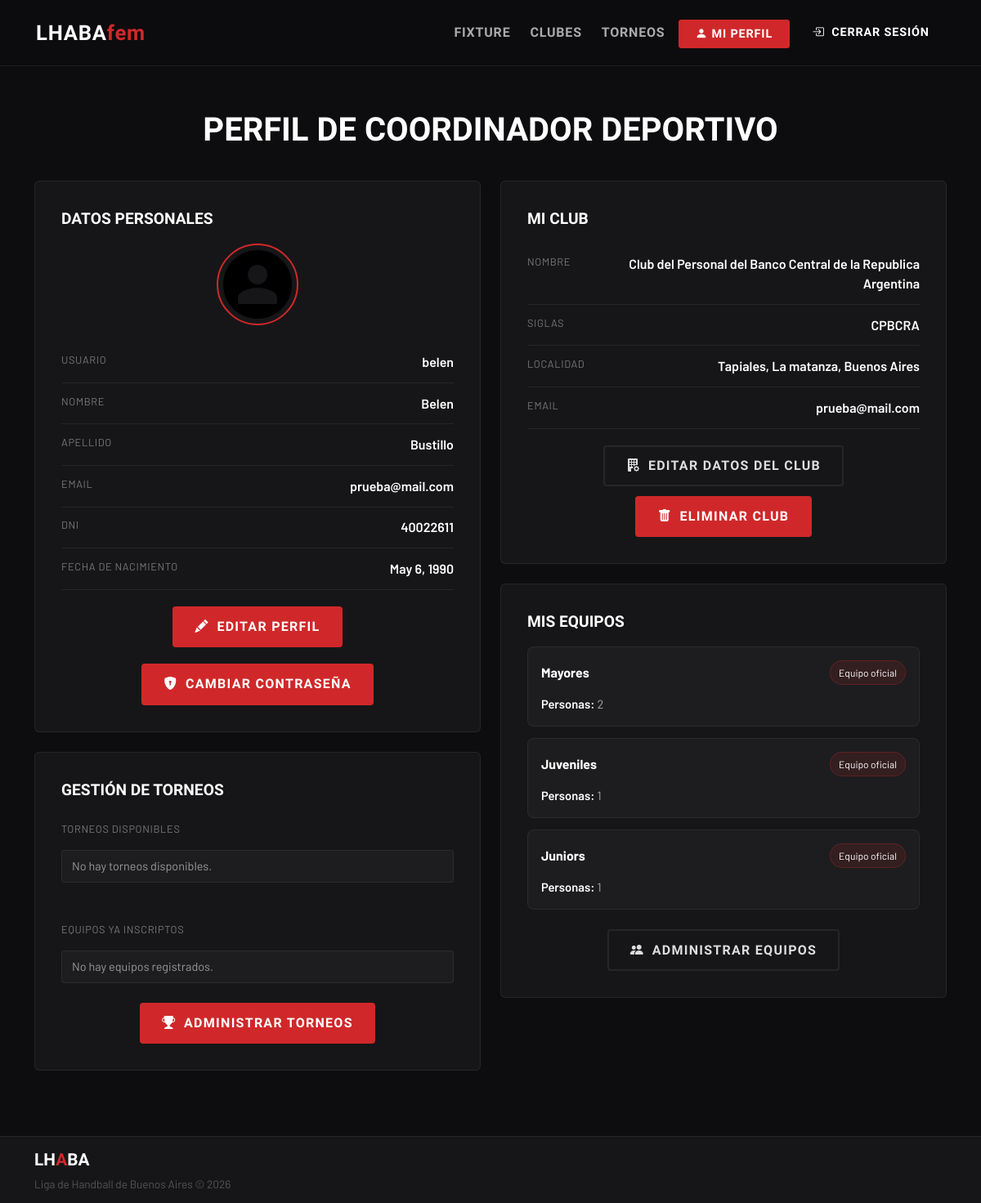
Page /perfil_coordinador/ (signed in) on the committed database.
### accounts/models.py (models this page shows, shortened)
class Profile(AbstractUser):
    avatar = models.ImageField(
        upload_to=upload_avatar_path,
        default="default/avatar.png",
        blank=True,
        null=True,
        verbose_name="Avatar"
    )
    fecha_de_nacimiento = models.DateField(null=True)
    dni = models.CharField(max_length=15, unique=True)

### clubes/models.py (models this page shows, shortened)
class ClubesRegistrados(models.Model):
    id = models.AutoField(primary_key=True)
    nombre_siglas = models.CharField(unique=True)
    nombre_completo = models.CharField()
    nombre_corto = models.CharField(max_length=30,null=True)
    localidad = models.CharField()
    email = models.EmailField()
    fecha_ingreso = models.DateField(auto_now_add=True)
    coordinador_deportivo = models.OneToOneField(
        "accounts.Profile",
        on_delete=models.CASCADE,
        null=False,
        blank=False,
        related_name="club"
    )

class Categoria(models.Model):
    id_categoria = models.AutoField(primary_key=True)
    nombre_categoria = models.CharField(max_length=30)

### accounts/views.py (the view)
# urls.py: path("perfil_coordinador/",ProfileDetailView.as_view(), name="profile_detail"),
class ProfileDetailView(LoginRequiredMixin, TemplateView):
    template_name = "accounts/profile_detail.html"
    def get_context_data(self, **kwargs):
        context = super().get_context_data(**kwargs)
        user = self.request.user
        if hasattr(user, "club"):
            categorias = Categoria.objects.filter(
                personarol__club=user.club
            ).distinct()
            context["equipos"] = categorias
        else:
            context["equipos"] = []
        return context

### accounts/templates/accounts/profile_detail.html (shortened to what this page needs)
{% extends 'index.html' %}
{% block princ_content %}
<div class="container-xl profile-container">
  <div class="page-header">
    <div class="page-title">Perfil de coordinador deportivo</div>
  </div>
  <div class="row g-4">
    <div class="col-md-6">
      <div class="card-detail">
        <div class="section-title-small">
          Datos personales
        </div>
        <div class="profile-avatar">
          <img src="{{ user.avatar.url }}" alt="Avatar">
        </div>
        <div class="detail-row">
          <div class="detail-label">Usuario</div>
          <div class="detail-value">{{ user.username }}</div>
        </div>
        <div class="detail-row">
          <div class="detail-label">Nombre</div>
          <div class="detail-value">{{ user.first_name }}</div>
        </div>
        <div class="detail-row">
          <div class="detail-label">Apellido</div>
          <div class="detail-value">{{ user.last_name }}</div>
        </div>
        <div class="detail-row">
          <div class="detail-label">Email</div>
          <div class="detail-value">{{ user.email }}</div>
        </div>
        <div class="detail-row">
          <div class="detail-label">DNI</div>
          <div class="detail-value">{{ user.dni }}</div>
        </div>
        <div class="detail-row">
          <div class="detail-label">Fecha de nacimiento</div>
          <div class="detail-value">
            {% if user.fecha_de_nacimiento %}
              {{ user.fecha_de_nacimiento }}
            {% else %}
              <span class="text-muted">No cargado</span>
            {% endif %}
          </div>
        </div>
        <div class="profile-actions">
          <a href="{% url 'profile_change' %}" class="btn-cta btn-cta-primary">
            <i class="bi bi-pencil-fill"></i>
            Editar perfil
          </a>
        </div>
        <div class="profile-actions">
          <a href="{% url 'pass_change' %}" class="btn-cta btn-cta-primary">
            <i class="bi bi-shield-lock-fill"></i>
            Cambiar contraseña
          </a>
        </div>
      </div>
      <div class="card-detail mt-4">
        <div class="section-title-small mb-4">
          Gestión de torneos
        </div>
        <div class="mb-5">
          <div class="detail-label mb-3">
            Torneos disponibles
          </div>
          {% if torneos_disponibles %}
            <div class="row g-3">
              {% for torneo in torneos_disponibles %}
              <div class="col-12">
                <a href="{% url 'confirmar_inscripcion' torneo.id user.club.id %}"
                  class="torneo-card-link">
                  <div class="division-card division-lhaba h-100">
                    <div class="division-header">
                      <div class="division-icon lhaba">
                        <i class="bi bi-trophy-fill"></i>
                      </div>
                      <div>
                        <div class="division-name">
                          {{ torneo.nombre }}
                        </div>
                        <div class="division-torneo">
                          {{ torneo.categoria.nombre_categoria }}
                        </div>
                      </div>
                    </div>
                    <div class="detail-row">
                      <div class="detail-label">Temporada</div>
                      <div class="detail-value">
                        {{ torneo.temporada }}
                      </div>
                    </div>
                    <div class="detail-row">
                      <div class="detail-label">Estado</div>
                      <div class="detail-value">
                        {{ torneo.estado }}
                      </div>
                    </div>
                  </div>
                </a>
              </div>
              {% endfor %}
            </div>
          {% else %}
            <div class="categoria-item" style="color:#999;">
              No hay torneos disponibles.
            </div>
          {% endif %}
        </div>
        <div>
          <div class="detail-label mb-3">
            Equipos ya inscriptos
          </div>
          {% if participaciones %}
            <div class="categoria-list">
              {% for p in participaciones %}
              <div class="categoria-item d-flex justify-content-between align-items-center">
                <div>
                  <i class="bi bi-check-circle-fill"></i>
                  {{ p.torneo.nombre }}
                  -
                  {{ p.categoria.nombre_categoria }}
                </div>
              </div>
              {% endfor %}
            </div>
          {% else %}
            <div class="categoria-item" style="color:#999;">
              No hay equipos registrados.
            </div>
          {% endif %}
        </div>
        <div class="profile-actions mt-4">
          <a href="{% url 'mis_torneos' user.club.nombre_siglas %}"
            class="btn-cta btn-cta-primary">
            <i class="bi bi-trophy-fill"></i>
            Administrar torneos
          </a>
        </div>
      </div>
    </div>
    <div class="col-md-6">
    <div class="card-detail">
      <div class="section-title-small">
        Mi Club
      </div>
      {% if user.club %}
        <div class="detail-row">
          <div class="detail-label">Nombre</div>
          <div class="detail-value">{{ user.club.nombre_completo }}</div>
        </div>
        <div class="detail-row">
          <div class="detail-label">Siglas</div>
          <div class="detail-value">{{ user.club.nombre_siglas }}</div>
        </div>
        <div class="detail-row">
          <div class="detail-label">Localidad</div>
          <div class="detail-value">{{ user.club.localidad }}</div>
        </div>
        <div class="detail-row">
          <div class="detail-label">Email</div>
          <div class="detail-value">{{ user.club.email }}</div>
        </div>
        <div class="profile-actions">
          <a
            href="{% url 'club_actualizar' user.club.nombre_siglas %}"
            class="btn-cta btn-cta-outline"
          >
            <i class="bi bi-building-fill-gear"></i>
            Editar datos del club
          </a>
          <a
            href="{% url 'consulta_eliminar_club' user.club.nombre_siglas %}"
            class="btn-cta btn-danger-custom"
          >
            <i class="bi bi-trash-fill"></i>
            Eliminar club
          </a>
        </div>
      {% endif %}
    </div>
    <div class="card-detail mt-4">
      <div class="section-title-small">
        Mis equipos
      </div>
      {% if equipos %}
        <div class="team-list">
          {% for equipo in equipos %}
            <div class="team-item">
              <div class="team-item-header">
                <div class="team-name">
                  {{ equipo.nombre_categoria }}
                </div>
                <span class="team-badge">
                  Equipo oficial
                </span>
              </div>
              <div class="team-details">
                <div class="team-detail">
                  <span>Personas:</span>
                  {{ equipo.personarol_set.count }}
                </div>
              </div>
            </div>
          {% endfor %}
        </div>
        <div class="profile-actions mt-4">
          <a
            href="{% url 'administrar_equipos' user.club.nombre_siglas %}"
            class="btn-cta btn-cta-outline"
          >
            <i class="bi bi-people-fill"></i>
            Administrar equipos
          </a>
        </div>
      {% endif %}
    </div>
  </div>
</div>
{% endblock %}

### templates/index.html (style rules this page uses)
:root { --lhaba-red: #D0282A; --lhaba-red-dark: #A01E20; --lhaba-gold: #E8A020; --bg-dark: #0D0D0F; --bg-card: #161618; --bg-card-hover: #1E1E22; --border-subtle: rgba(255,255,255,0.07); }
* { box-sizing: border-box; }
body { background-color: var(--bg-dark); font-family: 'Barlow', sans-serif; color: #E0E0E0; min-height: 100vh; overflow-x: hidden; display: flex; flex-direction: column; }
html, body { height: 100%; }
.btn-cta { font-family: 'Barlow Condensed', sans-serif; font-weight: 700; font-size: 1rem; letter-spacing: 0.08em; text-transform: uppercase; padding: 0.7rem 1.6rem; border-radius: 4px; display: inline-flex; align-items: center; gap: 0.6rem; transition: all 0.2s ease; text-decoration: none; min-width: 170px; justify-content: center; }
.btn-cta-primary { background-color: var(--lhaba-red); color: #fff; border: 2px solid var(--lhaba-red); }
.btn-cta-outline { background-color: transparent; color: #ddd; border: 2px solid var(--border-subtle); }
.categoria-item { display: flex; align-items: center; gap: 0.6rem; font-size: 0.9rem; color: #aaa; padding: 0.5rem 0.75rem; background-color: rgba(255,255,255,0.03); border-radius: 4px; border: 1px solid var(--border-subtle); }
.page-header { padding: 3rem 0 2rem; text-align: center; }
.page-title { font-family: 'Barlow Condensed', sans-serif; font-weight: 800; font-size: 2.8rem; text-transform: uppercase; color: #fff; }
.page-title { font-family: 'Barlow Condensed', sans-serif; font-weight: 800; font-size: 2.5rem; text-transform: uppercase; color: #fff; }
.card-detail { max-width: 700px; margin: 0 auto; background-color: var(--bg-card); border: 1px solid var(--border-subtle); border-radius: 6px; padding: 2rem; }
.detail-row { display: flex; justify-content: space-between; padding: 0.8rem 0; border-bottom: 1px solid var(--border-subtle); }
.detail-label { font-size: 0.8rem; color: #777; text-transform: uppercase; letter-spacing: 0.05em; }
.detail-value { font-weight: 600; color: #fff; text-align: right; }
.row.g-4 { --bs-gutter-y: 1rem; }
.container-xl { position: relative; z-index: 1; }

### accounts/templates/accounts/profile_detail.html (style rules this page uses)
.profile-container { padding-bottom: 80px; }
.section-title-small { font-family: 'Barlow Condensed', sans-serif; font-weight: 700; font-size: 1.2rem; text-transform: uppercase; color: #fff; margin-bottom: 15px; }
.profile-avatar { display: flex; justify-content: center; margin-bottom: 20px; }
.profile-avatar img { width: 100px; height: 100px; border-radius: 50%; object-fit: cover; border: 2px solid var(--lhaba-red); }
.profile-actions { margin-top: 20px; display: flex; justify-content: center; flex-wrap: wrap; gap: 12px; }
.team-list { display: flex; flex-direction: column; gap: 14px; }
.team-item { background-color: rgba(255,255,255,0.03); border: 1px solid rgba(255,255,255,0.06); border-radius: 8px; padding: 16px; transition: all 0.2s ease; }
.team-item-header { display: flex; justify-content: space-between; align-items: center; margin-bottom: 12px; }
.team-name { color: #fff; font-weight: 700; font-size: 1rem; }
.team-badge { background-color: rgba(208,40,42,0.12); border: 1px solid rgba(208,40,42,0.3); color: #fff; font-size: 0.75rem; padding: 5px 10px; border-radius: 30px; }
.team-details { display: flex; flex-direction: column; gap: 8px; }
.team-detail { color: #aaa; font-size: 0.92rem; }
.team-detail span { color: #fff; font-weight: 600; }
.btn-danger-custom { background-color: var(--lhaba-red); color: #fff; border: 2px solid var(--lhaba-red); }

### rows in the picture
Profile: avatar (placeholder picture), username "belen", first_name "Belen", last_name "Bustillo", email "prueba@mail.com", dni "40022611", fecha_de_nacimiento "May 6, 1990", club.nombre_completo "Club del Personal del Banco Central de la Republica Argentina", club.nombre_siglas "CPBCRA", club.localidad "Tapiales, La matanza, Buenos Aires", club.email "prueba@mail.com"
Categoria: nombre_categoria "Mayores", personarol_set.count "2"
Categoria: nombre_categoria "Juveniles", personarol_set.count "1"
Categoria: nombre_categoria "Juniors", personarol_set.count "1"
